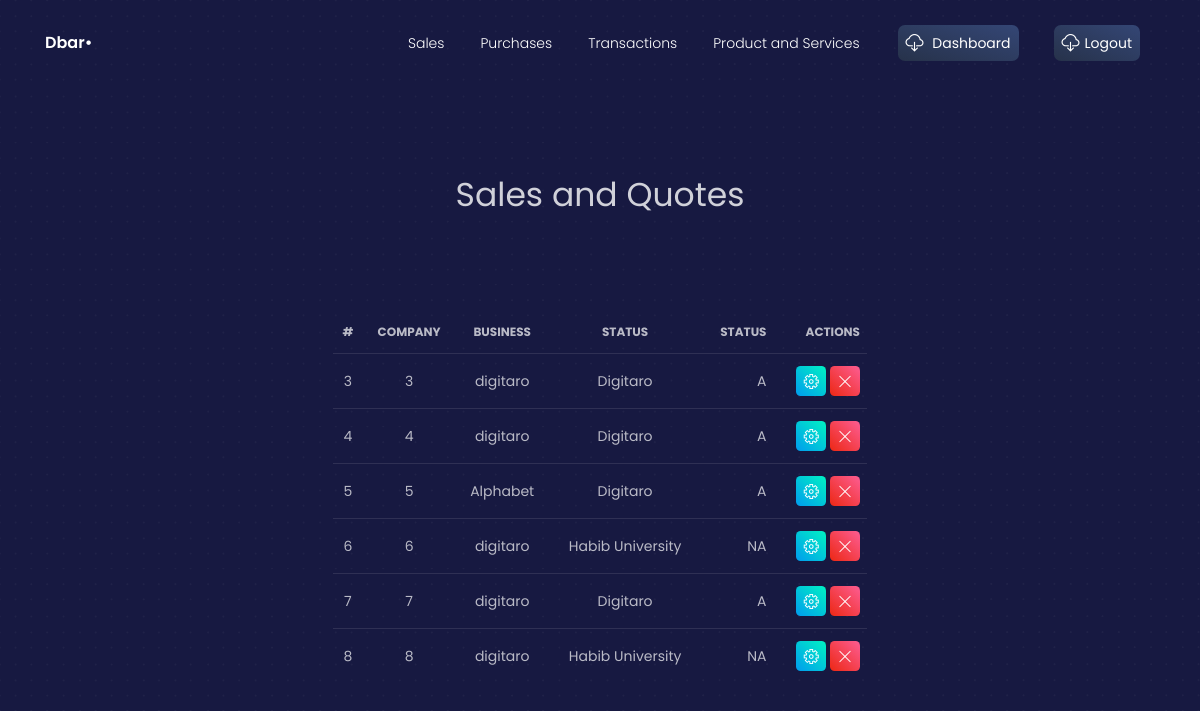
/view_invoices (signed in), run on an earlier commit of the app's database.
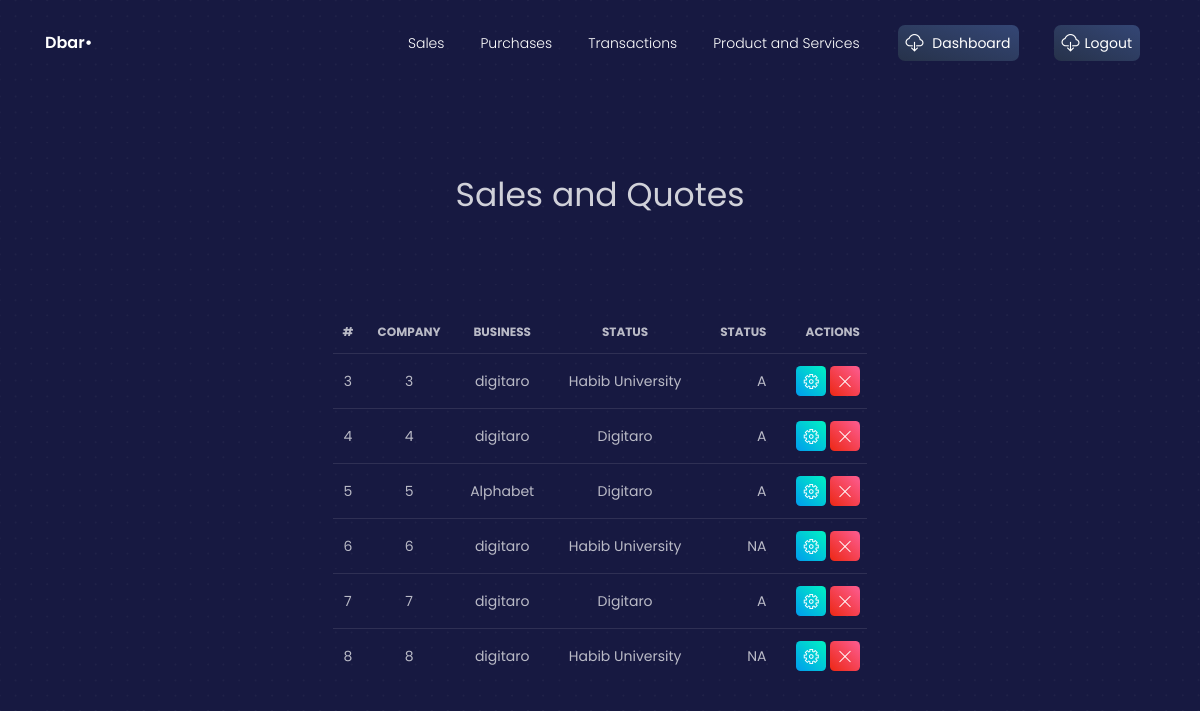
And on a later commit of the database.
### crm/models.py (models this page shows, shortened)
class Sales(models.Model):
    salesID = models.AutoField(primary_key=True)
    companyID = models.ForeignKey(Company, on_delete=models.CASCADE)
    businessID = models.ForeignKey(Business, on_delete=models.CASCADE)
    items = models.ManyToManyField(ProductsAndServices)
    STAT = (
        ('A', 'Approved'),
        ('NA', 'NotApproved')
    )
    status = models.CharField(max_length=2, choices=STAT)

class Business(models.Model):
    businessID = models.AutoField(primary_key=True)
    businessName = models.CharField(max_length=64)
    ORGANISATION_TYPE = (
        ('SP', 'SoleProprietor'),
        ('P', 'Partnership'),
        ('PL', 'PrivateLimited'),
        ('PBL', 'PublicLimited')
    )
    organisationType = models.CharField(
        max_length=3, choices=ORGANISATION_TYPE)
    businessType = models.CharField(max_length=64)
    CUREN = (
        ('PKR', 'Pakistani Ruppee'),
        ('USD', 'United States Dollar'),
        ('EUR', 'Euro'),
        ('AED', 'Dirham'),
        ('CAD', 'Canadian Dollar'),
        ('AUD', 'Australian Dollar')
    )
    currency = models.CharField(max_length=3, choices=CUREN)
    def __str__(self):
        return self.businessName

class Company(models.Model):
    companyID = models.AutoField(primary_key=True)
    companyName = models.CharField(max_length=64)
    companyEmail = models.EmailField(max_length=254)
    companyPhoneNumber = models.IntegerField()
    is_client = models.BooleanField(default=True)
    def __str__(self):
        return self.companyName

### crm/views.py (the view)
# urls.py: path("view_invoices",views.view_invoices, name='view_invoices'),
@login_required
def view_invoices(request):
    context = {}
    context["dataset"] = Sales.objects.all()
    return render(request, 'view_invoice.html', context)

### templates/view_invoice.html (shortened to what this page needs)
{% load static %}
{% load static %}
{% load widget_tweaks %}
<!DOCTYPE html>
<html lang="en">
<head>
  <link href="https://use.fontawesome.com/releases/v5.0.6/css/all.css" rel="stylesheet">
    <link rel="stylesheet" href="https://maxcdn.bootstrapcdn.com/bootstrap/4.5.2/css/bootstrap.min.css">
  <link href="{% static './css/nucleo-icons.css' %}" rel="stylesheet" />
  <link href="{% static './css/blk-design-system.css' %}" rel="stylesheet" />
  <link href="{% static './demo/demo.css' %}" rel="stylesheet" />
</head>
<body class="landing-page">
  <nav class="navbar navbar-expand-lg fixed-top navbar-transparent " color-on-scroll="100">
    <div class="container">
      <div class="navbar-translate">
        <a class="navbar-brand" href="#" target="">
          <span>Dbar•</span>
        </a>
      </div>
      <div class="collapse navbar-collapse justify-content-end" id="navigation">
        <ul class="navbar-nav">
        <li class="nav-item">
            <a class="nav-link" href="{% url 'invoices' %}">Sales</a>
          </li>
          <li class="nav-item">
            <a class="nav-link" href="{% url 'purchases' %}">Purchases</a>
          </li>
          <li class="nav-item">
            <a class="nav-link" href="{% url 'transaction' %}">Transactions</a>
          </li>
          <li class="nav-item">
            <a class="nav-link" href="{% url 'productandservice' %}">Product and Services</a>
          </li>
          <li class="nav-item">
            <a class="nav-link btn btn-default d-none d-lg-block" href="{% url 'dashboard' %}">
              <i class="tim-icons icon-cloud-download-93"></i> Dashboard
            </a>
          </li>
          <li class="nav-item">
            <a class="nav-link btn btn-default d-none d-lg-block" href="{% url 'logout' %}">
              <i class="tim-icons icon-cloud-download-93"></i>Logout
            </a>
          </li>
        </ul>
      </div>
    </div>
  </nav>
<div class="wrapper">
    <div class="page-header header-filter">
       <br /><br /><br /><br /><br /><br /><br /><br /><br /><br />
      <div class="container">
        <div class="content-center brand">
          <h1 class="h3-seo">Sales and Quotes</h1>
        </div>
      </div>
      <div class="row">
        <div class="content-center brand">
           <br /><br /><br /><br /><br /><br /><br /><br /><br /><br />
          <table class="table">
            <thead>
              <tr>
                <th class="text-center">#</th>
                <th>Company</th>
                <th>Business</th>
                <th>Status</th>
                <th class="text-right">Status</th>
                <th class="text-right">Actions</th>
              </tr>
            </thead>
            <tbody>
            {% for data in dataset %}
              <tr>
                  <td class="text-center">{{ data.salesID }}</td>
                  <td>{{ data.salesID }}</td>
                  <td>{{ data.companyID }}</td>
                  <td>{{ data.businessID }}</td>
                  <td class="text-right">{{ data.status }}</td>
                  <td class="td-actions text-right">
                  <a href="update_sales/?id={{data.salesID}}">
                    <button type="button" rel="tooltip" class="btn btn-success btn-sm btn-icon">
                      <i class="tim-icons icon-settings-gear-63"></i>
                    </button>
                  </a>
                  <a href='delete_sales/?id={{data.salesID}}'>
                    <button type="button" rel="tooltip" class="btn btn-danger btn-sm btn-icon">
                        <i class="tim-icons icon-simple-remove"></i>
                    </button>
                  </a>
                  </td>
              </tr>
            {% endfor %}
            </tbody>
          </table>
        </div>
      </div>
    </div>
  </div>
</body>
</html>

What changed in the data, as far as the page shows it:
changed Sales id 3: businessID "Digitaro" → "Habib University"
